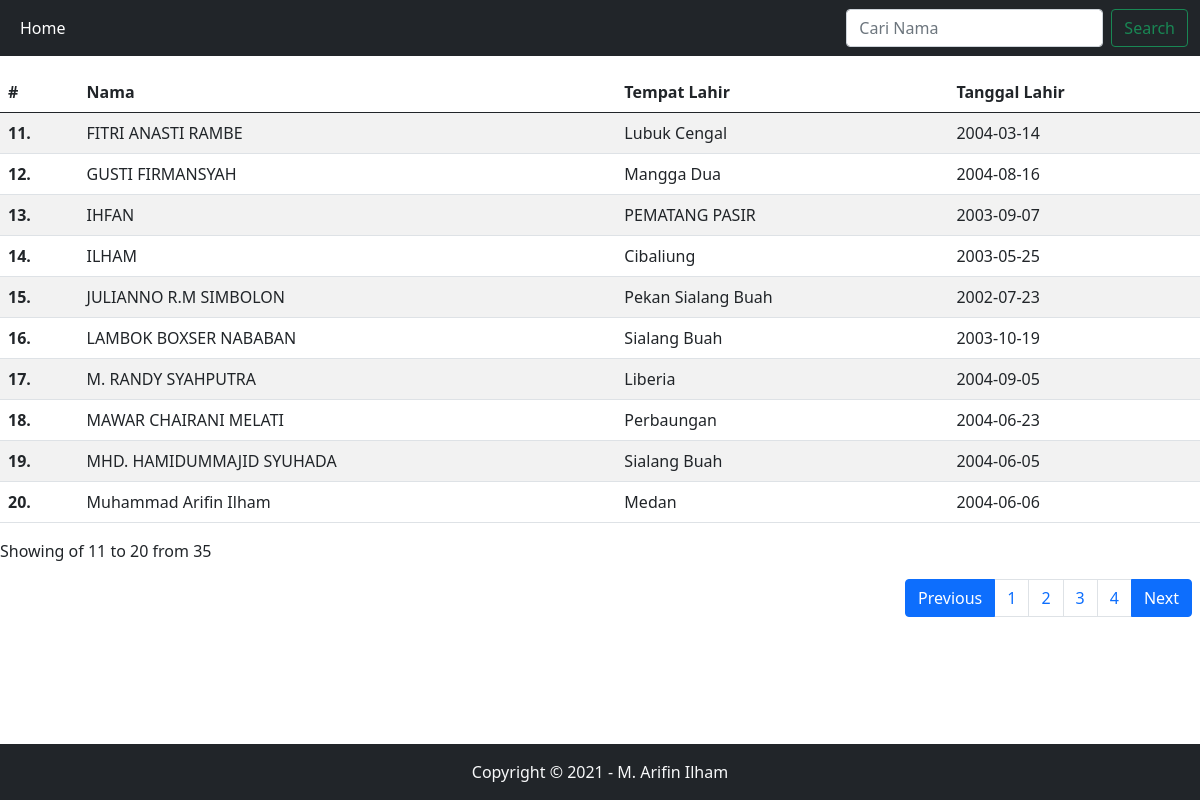
The page /?halaman=2 on the database its author committed.
### tables this page shows
CREATE TABLE `db_siswa` (
  `id` int(11) NOT NULL,
  `nama` text NOT NULL,
  `tempat_lahir` text NOT NULL,
  `tanggal_lahir` date NOT NULL
);

### index.php (the view, shortened to what this page needs)
<!doctype html>
<html lang="en">
  <head>
    <link href="https://cdn.jsdelivr.net/npm/bootstrap@5.0.2/dist/css/bootstrap.min.css" rel="stylesheet">
  </head>
  <body>
      <nav class="navbar navbar-expand-lg navbar-dark bg-dark fixed-top">
  <div class="container-fluid">
    <div class="collapse navbar-collapse" id="navbarSupportedContent">
      <ul class="navbar-nav me-auto mb-2 mb-lg-0">
        <li class="nav-item">
          <a class="nav-link active" aria-current="page" href="/">Home</a>
        </li>
      </ul>
      <form class="d-flex" action="" method="GET">
        <input class="form-control me-2" type="text" placeholder="Cari Nama" name="q" aria-label="Search">
        <button class="btn btn-outline-success" type="submit">Search</button>
      </form>
    </div>
  </div>
</nav>
<table class="table table-resposive table-striped mt-5">
<thead>
    <tr>
        <th scope="col">#</th>
        <th scope="col">Nama</th>
        <th scope="col">Tempat Lahir</th>
        <th scope="col">Tanggal Lahir</th>
    </tr>
</thead>
<tbody>
    <?php
    include "admin/config.php";
    $batas = 10;
    $q = mysqli_real_escape_string($dbc, htmlspecialchars(htmlentities(stripcslashes($_REQUEST["q"]))));
	$halaman = isset($_GET['halaman'])?(int)$_GET['halaman'] : 1;
	$halaman_awal = ($halaman>1) ? ($halaman * $batas) - $batas : 0;
	$previous = $halaman - 1;
	$next = $halaman + 1;
	$data = mysqli_query($dbc,"select * FROM `db_siswa`");
	$jumlah_data = mysqli_num_rows($data);
	$total_halaman = ceil($jumlah_data / $batas);
    if (!empty($q)) {
        $data_siswa = mysqli_query($dbc, "select * from `db_siswa` where nama like '%$q%'");
    } else {
    $data_siswa = mysqli_query($dbc, "select * FROM `db_siswa` limit $halaman_awal, $batas");
    }
	$nomor = $halaman_awal+1;
  $no1 = $nomor;
  $nomor1 = $no1-1+1;
    while ($row = mysqli_fetch_row($data_siswa)) {
        ?>
    <tr>
      <?=$no1 = $nomor; ?>
        <th scope="row"><?=$nomor++; ?>.</th>
        <td><?=$row[1]; ?></td>
        <td><?=$row[2]; ?></td>
        <td><?=$row[3]; ?></td>
    </tr>
    <?php
    }
    ?>
</tbody>
</table>
<nav>
<ul class="pagination justify-content-start">
    <li class="page-item active">Showing of <?=$nomor1." to ".$no1." from ".$jumlah_data;?></li>
  </ul>
			<ul class="pagination justify-content-end m-2">
				<li class="page-item active">
					<a class="page-link" <?php if($halaman > 1){ echo "href='?halaman=$previous'"; } ?>>Previous</a>
				</li>
				<?php
				for($x=1;$x<=$total_halaman;$x++){
					?>
					<li class="page-item"><a class="page-link" href="?halaman=<?php echo $x ?>"><?php echo $x; ?></a></li>
					<?php
				}
				?>
				<li class="page-item active">
					<a class="page-link" <?php if($halaman < $total_halaman) { echo "href='?halaman=$next'"; } ?>>Next</a>
				</li>
			</ul>
		</nav>
        <div class="m-5 p-2"></div>
  <footer class="bg-dark text-light text-center p-3 fixed-bottom">Copyright &copy; 2021 - M. Arifin Ilham</footer>
  </body>
</html>

### rows shown on the page
db_siswa: nama "FITRI ANASTI RAMBE", tempat_lahir "Lubuk Cengal", tanggal_lahir "2004-03-14"
db_siswa: nama "GUSTI FIRMANSYAH", tempat_lahir "Mangga Dua", tanggal_lahir "2004-08-16"
db_siswa: nama "IHFAN", tempat_lahir "PEMATANG PASIR", tanggal_lahir "2003-09-07"
db_siswa: nama "ILHAM", tempat_lahir "Cibaliung", tanggal_lahir "2003-05-25"
db_siswa: nama "JULIANNO R.M SIMBOLON", tempat_lahir "Pekan Sialang Buah", tanggal_lahir "2002-07-23"
db_siswa: nama "LAMBOK BOXSER NABABAN", tempat_lahir "Sialang Buah", tanggal_lahir "2003-10-19"
db_siswa: nama "M. RANDY SYAHPUTRA", tempat_lahir "Liberia", tanggal_lahir "2004-09-05"
db_siswa: nama "MAWAR CHAIRANI MELATI", tempat_lahir "Perbaungan", tanggal_lahir "2004-06-23"
db_siswa: nama "MHD. HAMIDUMMAJID SYUHADA", tempat_lahir "Sialang Buah", tanggal_lahir "2004-06-05"
db_siswa: nama "Muhammad Arifin Ilham", tempat_lahir "Medan", tanggal_lahir "2004-06-06"

### other values the page prints
$nomor1 "11"
$no1 "20"
$jumlah_data "35"
